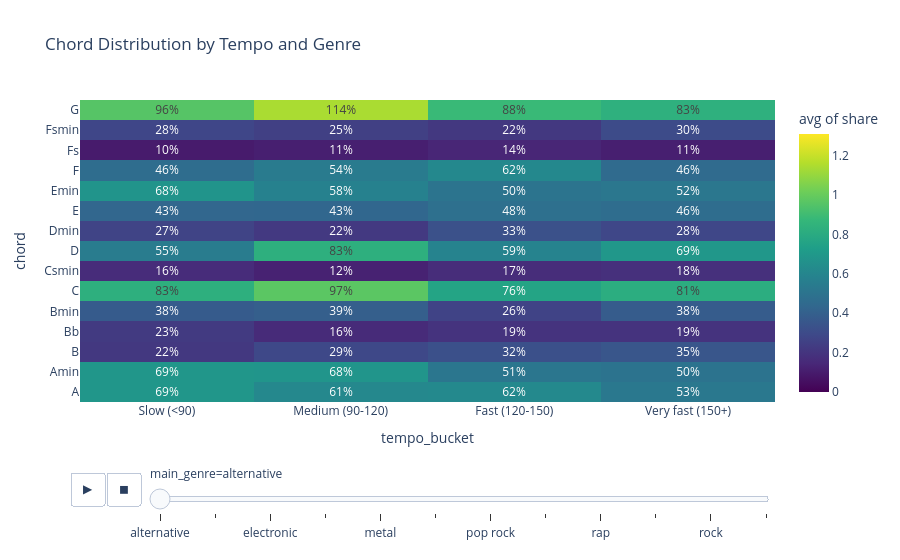

The notebook cell this image was saved under:
### Code cell
import re
import pandas as pd
import plotly.express as px

TOP = 15
MIN_SONGS = 20

d = df_exploration.dropna(subset=['main_genre', 'tempo', 'chords']).copy()
labels = ['Slow (<90)', 'Medium (90-120)', 'Fast (120-150)', 'Very fast (150+)']
d['tempo_bucket'] = pd.cut(d['tempo'], bins=[0, 90, 120, 150, 1000],
                           labels=labels, right=False)

def chords_in(s):
    return {t for t in str(s).split() if not re.match(r'<.*>', t)}

long = (d.assign(chord=d['chords'].apply(chords_in))
          .explode('chord')[['id', 'main_genre', 'tempo_bucket', 'chord']]
          .dropna())

top = long['chord'].value_counts().head(TOP).index
n = (d.groupby(['main_genre', 'tempo_bucket'], observed=True)['id'].nunique()
       .rename('n_songs').reset_index())

agg = (long[long['chord'].isin(top)]
       .groupby(['main_genre', 'tempo_bucket', 'chord'], observed=True).size()
       .rename('songs').reset_index()
       .merge(n, on=['main_genre', 'tempo_bucket']))
agg['share'] = agg['songs'] / agg['n_songs']
agg = agg[agg['n_songs'] >= MIN_SONGS]

fig = px.density_heatmap(agg, x='tempo_bucket', y='chord', z='share',
                         histfunc='avg', animation_frame='main_genre',
                         text_auto='.0%', color_continuous_scale='Viridis',
                         range_color=[0, agg['share'].max()],
                         category_orders={'tempo_bucket': labels},
                         title='Chord Distribution by Tempo and Genre')
fig.show()
fig.write_html("../visualizations/density_heatmap.html", include_plotlyjs="cdn")

### Figure 1 — Plotly figure (JSON) as saved in the notebook; plotly's stock layout.template omitted (floating-point values rounded to 4 significant figures)
{"data": [{"coloraxis": "coloraxis", "histfunc": "avg", "hovertemplate": "main_genre=alternative<br>tempo_bucket=%{x}<br>chord=%{y}<br>avg of share=%{z}<extra></extra>", "name": "", "texttemplate": "%{z:.0%}", "type": "histogram2d", "x": ["Slow (<90)", "Slow (<90)", "Slow (<90)", "Slow (<90)", "Slow (<90)", "Slow (<90)", "Slow (<90)", "Slow (<90)", "Slow (<90)", "Slow (<90)", "Slow (<90)", "Slow (<90)", "Slow (<90)", "Slow (<90)", "Slow (<90)", "Medium (90-120)", "Medium (90-120)", "Medium (90-120)", "Medium (90-120)", "Medium (90-120)", "Medium (90-120)", "Medium (90-120)", "Medium (90-120)", "Medium (90-120)", "Medium (90-120)", "Medium (90-120)", "Medium (90-120)", "Medium (90-120)", "Medium (90-120)", "Medium (90-120)", "Fast (120-150)", "Fast (120-150)", "Fast (120-150)", "Fast (120-150)", "Fast (120-150)", "Fast (120-150)", "Fast (120-150)", "Fast (120-150)", "Fast (120-150)", "Fast (120-150)", "Fast (120-150)", "Fast (120-150)", "Fast (120-150)", "Fast (120-150)", "Fast (120-150)", "Very fast (150+)", "Very fast (150+)", "Very fast (150+)", "Very fast (150+)", "Very fast (150+)", "Very fast (150+)", "Very fast (150+)", "Very fast (150+)", "Very fast (150+)", "Very fast (150+)", "Very fast (150+)", "Very fast (150+)", "Very fast (150+)", "Very fast (150+)", "Very fast (150+)"], "xaxis": "x", "xbingroup": "x", "y": ["A", "Amin", "B", "Bb", "Bmin", "C", "Csmin", "D", "Dmin", "E", "Emin", "F", "Fs", "Fsmin", "G", "A", "Amin", "B", "Bb", "Bmin", "C", "Csmin", "D", "Dmin", "E", "Emin", "F", "Fs", "Fsmin", "G", "A", "Amin", "B", "Bb", "Bmin", "C", "Csmin", "D", "Dmin", "E", "Emin", "F", "Fs", "Fsmin", "G", "A", "Amin", "B", "Bb", "Bmin", "C", "Csmin", "D", "Dmin", "E", "Emin", "F", "Fs", "Fsmin", "G"], "yaxis": "y", "ybingroup": "y", "z": [0.6882, 0.6882, 0.2151, 0.2258, 0.3763, 0.828, 0.1613, 0.5484, 0.2688, 0.4301, 0.6774, 0.4624, 0.09677, 0.2796, 0.957, 0.6122, 0.6786, 0.2857, 0.1582, 0.3929, 0.9694, 0.1224, 0.8265, 0.2194, 0.4337, 0.5765, 0.5408, 0.1122, 0.25, 1.143, 0.6204, 0.5139, 0.3241, 0.1944, 0.2639, 0.7639, 0.1667, 0.588, 0.3287, 0.4815, 0.5046, 0.6157, 0.1389, 0.2176, 0.8843, 0.525, 0.5, 0.35, 0.1938, 0.3812, 0.8125, 0.1812, 0.6937, 0.2812, 0.4625, 0.5188, 0.4562, 0.1125, 0.3, 0.8313]}], "layout": {"coloraxis": {"autocolorscale": false, "cmax": 1.31, "cmin": 0, "colorbar": {"title": {"text": "avg of share"}}, "colorscale": [[0, "#440154"], [0.1111, "#482878"], [0.2222, "#3e4989"], [0.3333, "#31688e"], [0.4444, "#26828e"], [0.5556, "#1f9e89"], [0.6667, "#35b779"], [0.7778, "#6ece58"], [0.8889, "#b5de2b"], [1, "#fde725"]]}, "legend": {"tracegroupgap": 0}, "sliders": [{"active": 0, "currentvalue": {"prefix": "main_genre="}, "len": 0.9, "pad": {"b": 10, "t": 60}, "steps": [{"args": [["alternative"], {"frame": {"duration": 0, "redraw": true}, "fromcurrent": true, "mode": "immediate", "transition": {"duration": 0, "easing": "linear"}}], "label": "alternative", "method": "animate"}, {"args": [["country"], {"frame": {"duration": 0, "redraw": true}, "fromcurrent": true, "mode": "immediate", "transition": {"duration": 0, "easing": "linear"}}], "label": "country", "method": "animate"}, {"args": [["electronic"], {"frame": {"duration": 0, "redraw": true}, "fromcurrent": true, "mode": "immediate", "transition": {"duration": 0, "easing": "linear"}}], "label": "electronic", "method": "animate"}, {"args": [["jazz"], {"frame": {"duration": 0, "redraw": true}, "fromcurrent": true, "mode": "immediate", "transition": {"duration": 0, "easing": "linear"}}], "label": "jazz", "method": "animate"}, {"args": [["metal"], {"frame": {"duration": 0, "redraw": true}, "fromcurrent": true, "mode": "immediate", "transition": {"duration": 0, "easing": "linear"}}], "label": "metal", "method": "animate"}, {"args": [["pop"], {"frame": {"duration": 0, "redraw": true}, "fromcurrent": true, "mode": "immediate", "transition": {"duration": 0, "easing": "linear"}}], "label": "pop", "method": "animate"}, {"args": [["pop rock"], {"frame": {"duration": 0, "redraw": true}, "fromcurrent": true, "mode": "immediate", "transition": {"duration": 0, "easing": "linear"}}], "label": "pop rock", "method": "animate"}, {"args": [["punk"], {"frame": {"duration": 0, "redraw": true}, "fromcurrent": true, "mode": "immediate", "transition": {"duration": 0, "easing": "linear"}}], "label": "punk", "method": "animate"}, {"args": [["rap"], {"frame": {"duration": 0, "redraw": true}, "fromcurrent": true, "mode": "immediate", "transition": {"duration": 0, "easing": "linear"}}], "label": "rap", "method": "animate"}, {"args": [["reggae"], {"frame": {"duration": 0, "redraw": true}, "fromcurrent": true, "mode": "immediate", "transition": {"duration": 0, "easing": "linear"}}], "label": "reggae", "method": "animate"}, {"args": [["rock"], {"frame": {"duration": 0, "redraw": true}, "fromcurrent": true, "mode": "immediate", "transition": {"duration": 0, "easing": "linear"}}], "label": "rock", "method": "animate"}, {"args": [["soul"], {"frame": {"duration": 0, "redraw": true}, "fromcurrent": true, "mode": "immediate", "transition": {"duration": 0, "easing": "linear"}}], "label": "soul", "method": "animate"}], "x": 0.1, "xanchor": "left", "y": 0, "yanchor": "top"}], "title": {"text": "Chord Distribution by Tempo and Genre"}, "updatemenus": [{"buttons": [{"args": [null, {"frame": {"duration": 500, "redraw": true}, "fromcurrent": true, "mode": "immediate", "transition": {"duration": 500, "easing": "linear"}}], "label": "&#9654;", "method": "animate"}, {"args": [[null], {"frame": {"duration": 0, "redraw": true}, "fromcurrent": true, "mode": "immediate", "transition": {"duration": 0, "easing": "linear"}}], "label": "&#9724;", "method": "animate"}], "direction": "left", "pad": {"r": 10, "t": 70}, "showactive": false, "type": "buttons", "x": 0.1, "xanchor": "right", "y": 0, "yanchor": "top"}], "xaxis": {"anchor": "y", "categoryarray": ["Slow (<90)", "Medium (90-120)", "Fast (120-150)", "Very fast (150+)"], "categoryorder": "array", "domain": [0, 1], "title": {"text": "tempo_bucket"}}, "yaxis": {"anchor": "x", "domain": [0, 1], "title": {"text": "chord"}}}}
